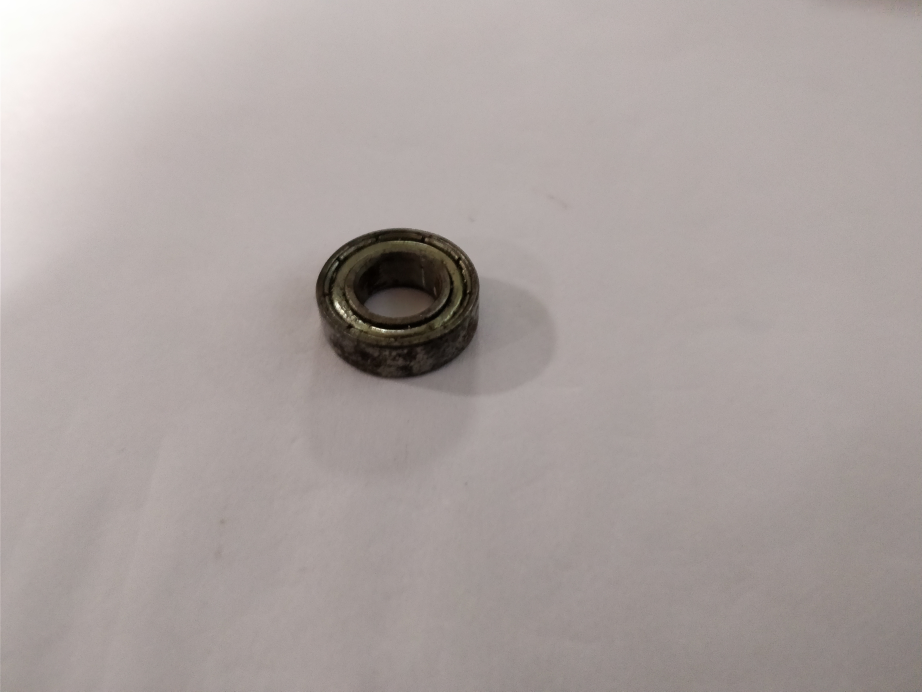
#> input picture final/testimages/0.jpg, 4608 x 3456 px, found by its file name (shown at 1/5 size); its folder holds 4 pictures in this run
$ python resultdisplay.py   (older library calls are emulated)
#> lines starting #> are read from the running program, lines starting #| are printed output that depends on the picture
from __future__ import division, print_function, unicode_literals
import tensorflow as tf
import matplotlib
import matplotlib.pyplot as plt
import matplotlib.image as mpimg
import matplotlib.gridspec as gridspec
import numpy as np
import os
import cv2
from math import floor, ceil, pi
import re
from time import time
from time import sleep
from PIL import Image

IMAGE_SIZE = 28

# [69 lines left out: function Testing, not called in this run]


def get_image_paths(folder):
    files = os.listdir(folder)
    files = sorted(files, key=lambda x: (int(re.sub('\D','',x)),x))
    #files.sort()
    files = ['{}/{}'.format(folder, file) for file in files]
    return files


def cropping(folder):
#> called with folder = './testimages'
	X_img_paths = get_image_paths(folder)
	i =0
	for path_img in X_img_paths:
		im = Image.open(path_img)
#> im is the input picture: PIL image 4608x3456 RGB; mean R, G, B 171.3, 162.1, 159.8
		#area = (1200, 1200, 3000, 2000)
		area = (800, 1000, 3800, 2200) #original area

		crop_img = im.crop(area)
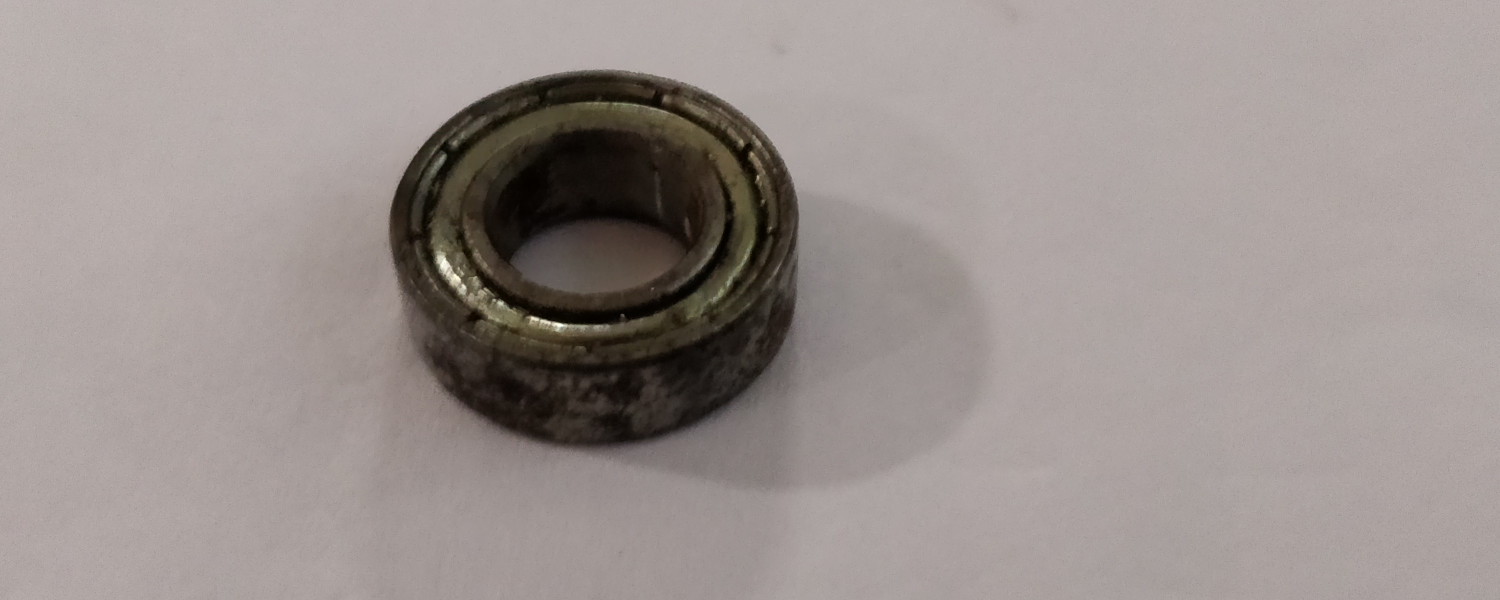
#> crop_img: PIL image 3000x1200 RGB (shown at 1/2 size); mean R, G, B 154.6, 145.5, 142.4
		filename = './cropimgs_png/' + str(i) + '.png'
		crop_img.save(filename)
		#im.save(filename)
		i = i+1
#> pass 2 of the loop in cropping, `for path_img in X_img_paths:`:
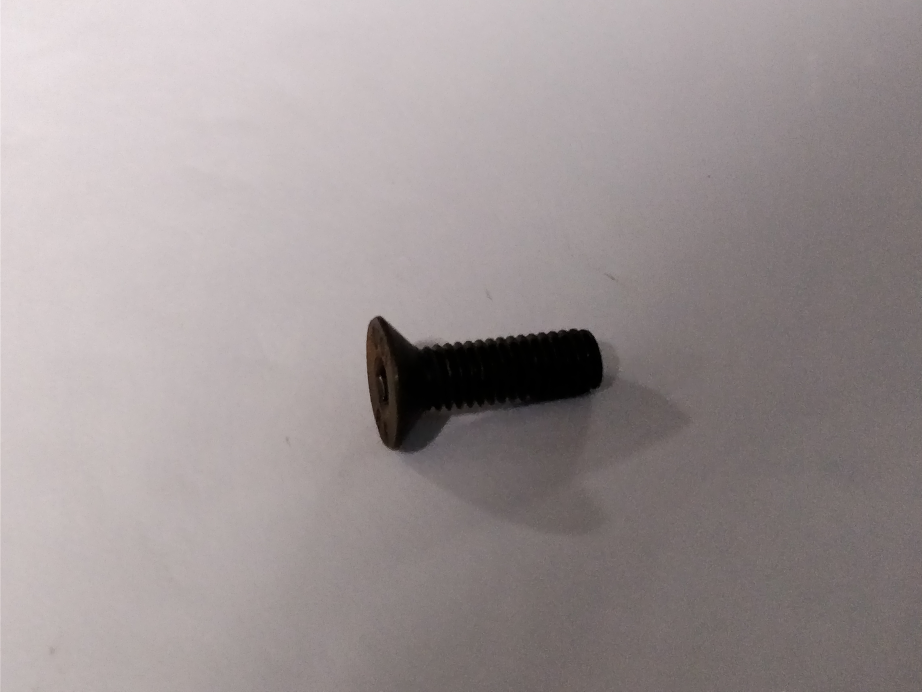
#> input picture final/testimages/1.jpg, 4608 x 3456 px, found by its file name (shown at 1/5 size)
#> in cropping, im is the input picture: PIL image 4608x3456 RGB; mean R, G, B 157.1, 148.3, 148.6
#> in cropping, `crop_img = im.crop(area)`:
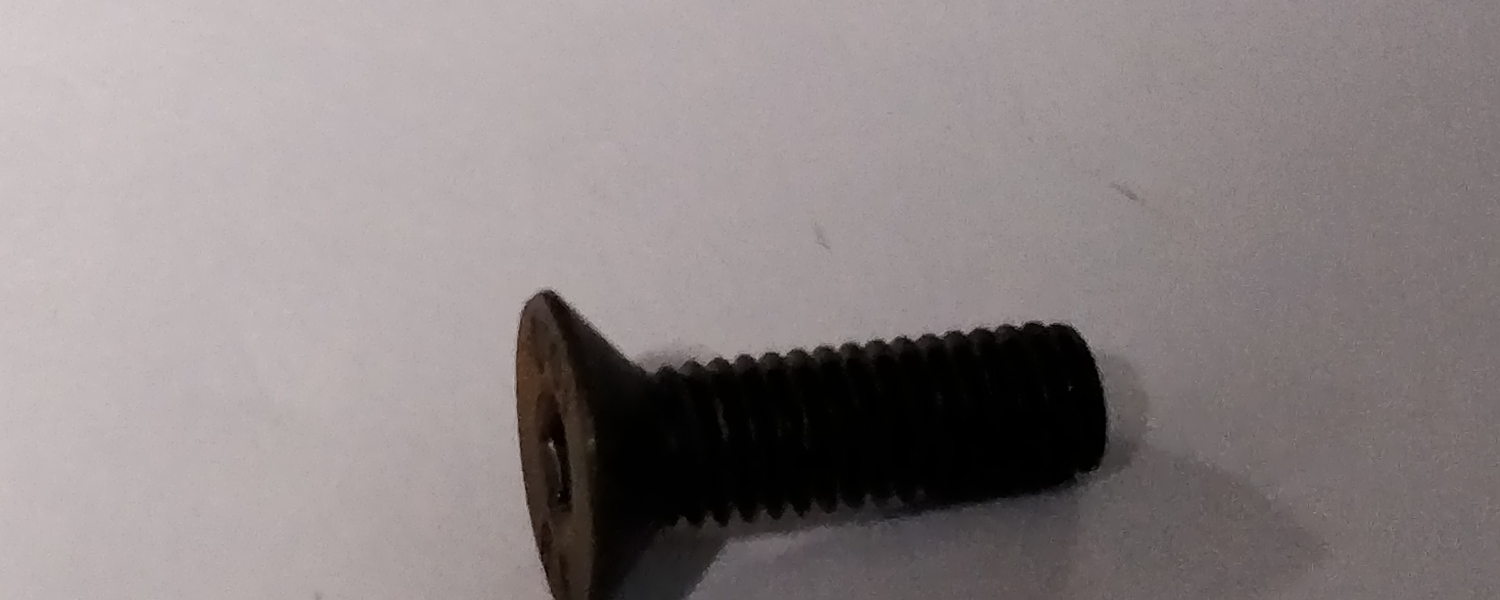
#> crop_img: PIL image 3000x1200 RGB (shown at 1/2 size); mean R, G, B 140.1, 131.9, 132.3
#> pass 3 of the loop in cropping, `for path_img in X_img_paths:`:
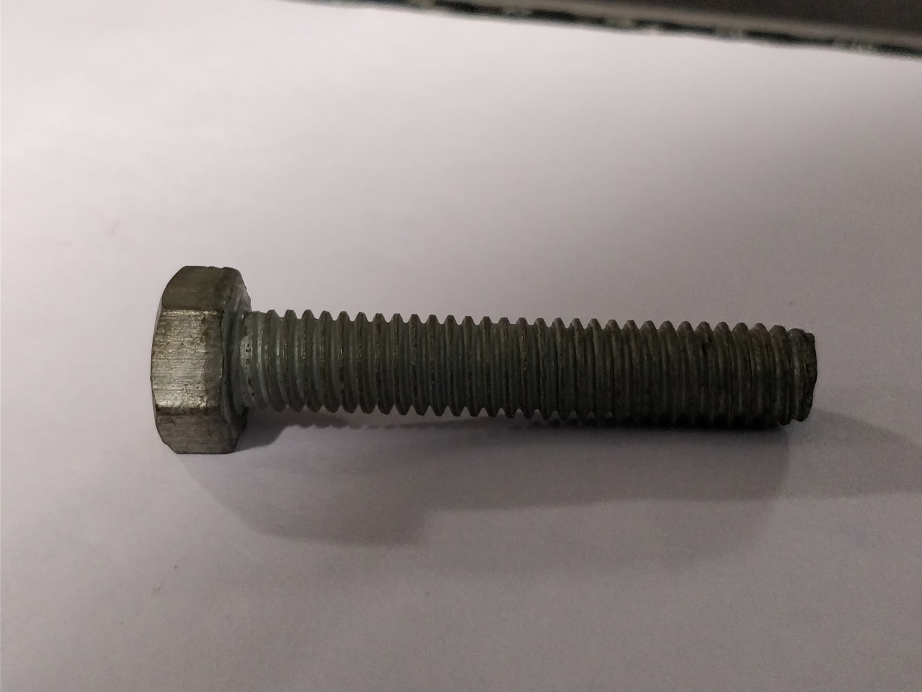
#> input picture final/testimages/2.jpg, 4608 x 3456 px, found by its file name (shown at 1/5 size)
#> in cropping, im is the input picture: PIL image 4608x3456 RGB; mean R, G, B 147.9, 139.7, 138.1
#> in cropping, `crop_img = im.crop(area)`:
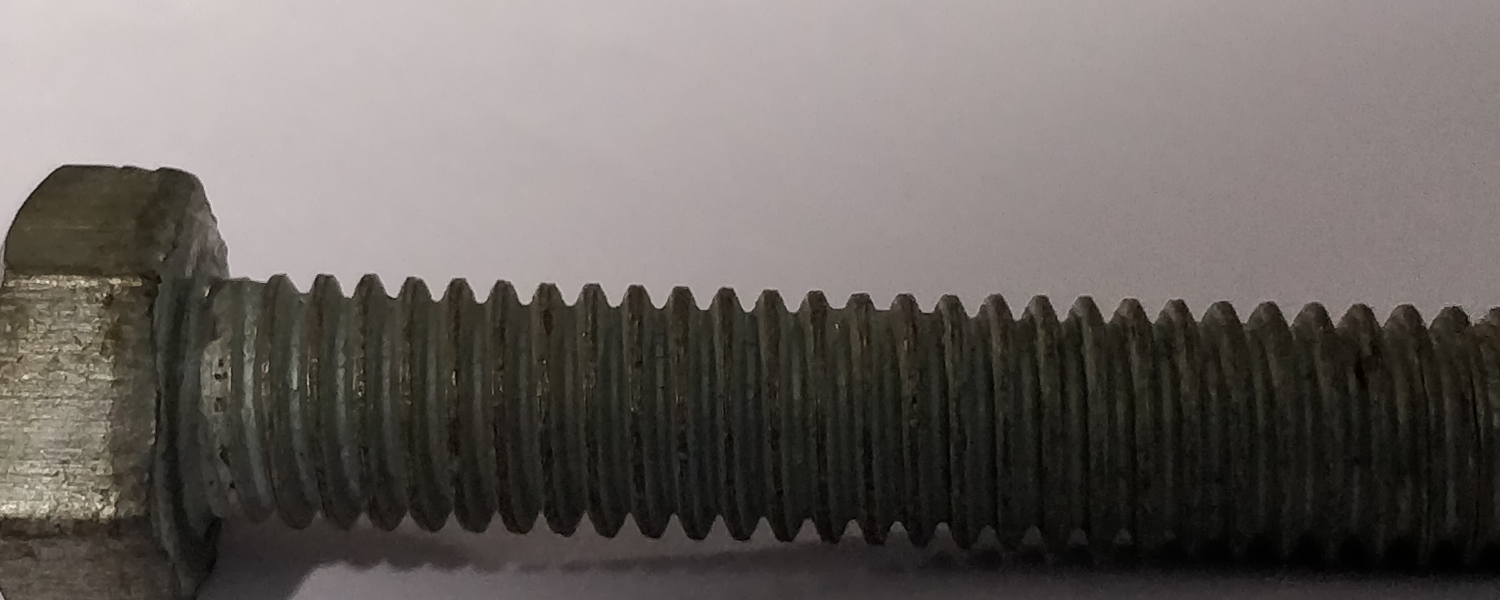
#> crop_img: PIL image 3000x1200 RGB (shown at 1/2 size); mean R, G, B 106.1, 100.1, 96.6
#> the loop made 4 passes; the first 3 are shown

# [29 lines left out: functions tf_resize_images, grayscale_conversion, not called in this run]


def main():

	folder = './testimages'
	X_img_paths = get_image_paths(folder)
	print(X_img_paths)

	print(' ============================= Cropping the Test Images ================================')
	cropping(folder)

	print('=========Generating a single array of Test images after Resizing and Grayscale Conversion ==========')
	folder = './cropimgs_png'
	X_img_paths = get_image_paths(folder)
	print(X_img_paths)
	X_imgs = tf_resize_images(X_img_paths)
	final_array = grayscale_conversion(X_imgs)
	print('Dimensions of final array for Feedforward Input (Prediction)')
	print(final_array.shape)

	labels = Testing(final_array)
	i =0
	label_dict = {1:'Bearing',2:'Counter Sunkbolt',3:'Hexbolt',4:'Hexnut',5:'Unknown',6:'Unknown'}
	for filename in X_img_paths:

		img = cv2.imread(str(filename))
		a,b,ch = img.shape
		k = labels[i]
		countour_img = img.copy()
		gray = cv2.cvtColor(countour_img, cv2.COLOR_BGR2GRAY)
		gray = cv2.medianBlur(gray,5)
		gray = cv2.dilate(gray, None, iterations=10)
		gray = cv2.erode(gray, None, iterations=10)
		th2 = cv2.adaptiveThreshold(gray,255,cv2.ADAPTIVE_THRESH_MEAN_C,cv2.THRESH_BINARY,11,3)
		th3 = cv2.adaptiveThreshold(th2,255,cv2.ADAPTIVE_THRESH_GAUSSIAN_C,cv2.THRESH_BINARY,11,3)
		ims, cnts, hierarchys = cv2.findContours(th3.copy(), cv2.RETR_TREE,cv2.CHAIN_APPROX_SIMPLE)
		cv2.drawContours(countour_img, cnts, -1, (0,255,0), 5)

		font = cv2.FONT_HERSHEY_SIMPLEX
		cv2.putText(countour_img,'%s(id=%d)'%(label_dict[k],k), (int(0.4*b),int(0.1*a)), 4, 3, ( 255,0,0), 2, cv2.LINE_AA)
		cv2.namedWindow('Test Image %d' %i, cv2.WINDOW_NORMAL)
		cv2.resizeWindow('Test Image %d' %i , 500,500)
		cv2.imshow('Test Image %d' %i,countour_img)
		savepath = './save/' + str(i) + '.png'
		cv2.imwrite(savepath,countour_img)
		i = i+1

		# [8 lines of commented-out code are left out]


	k = cv2.waitKey(0) & 0xFF
	if k == 27:
	# wait for ESC key to exit
		pass
		cv2.destroyAllWindows()


if __name__== "__main__":
#> (the run stopped early here; a loop or call above may not have finished)
